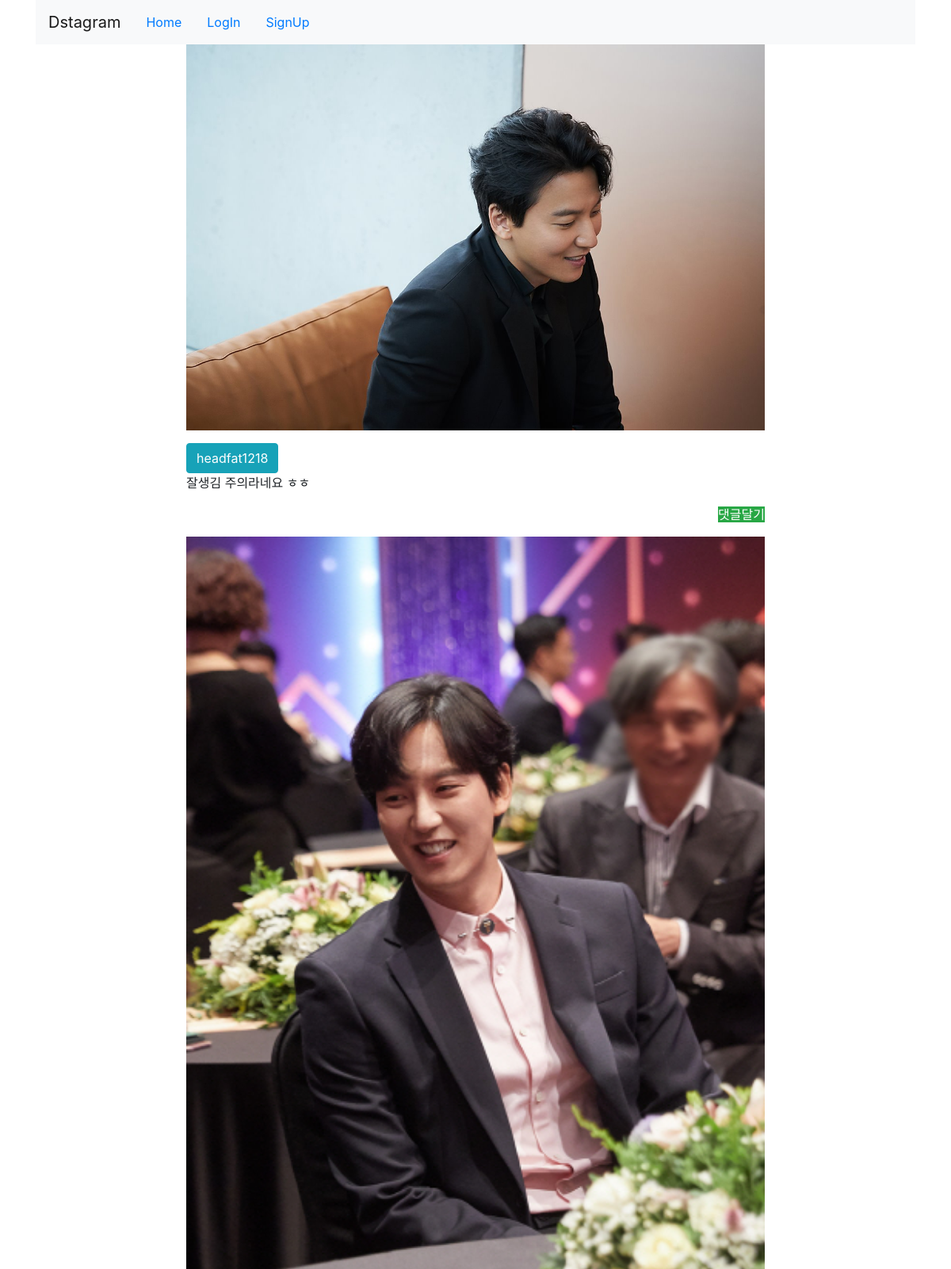
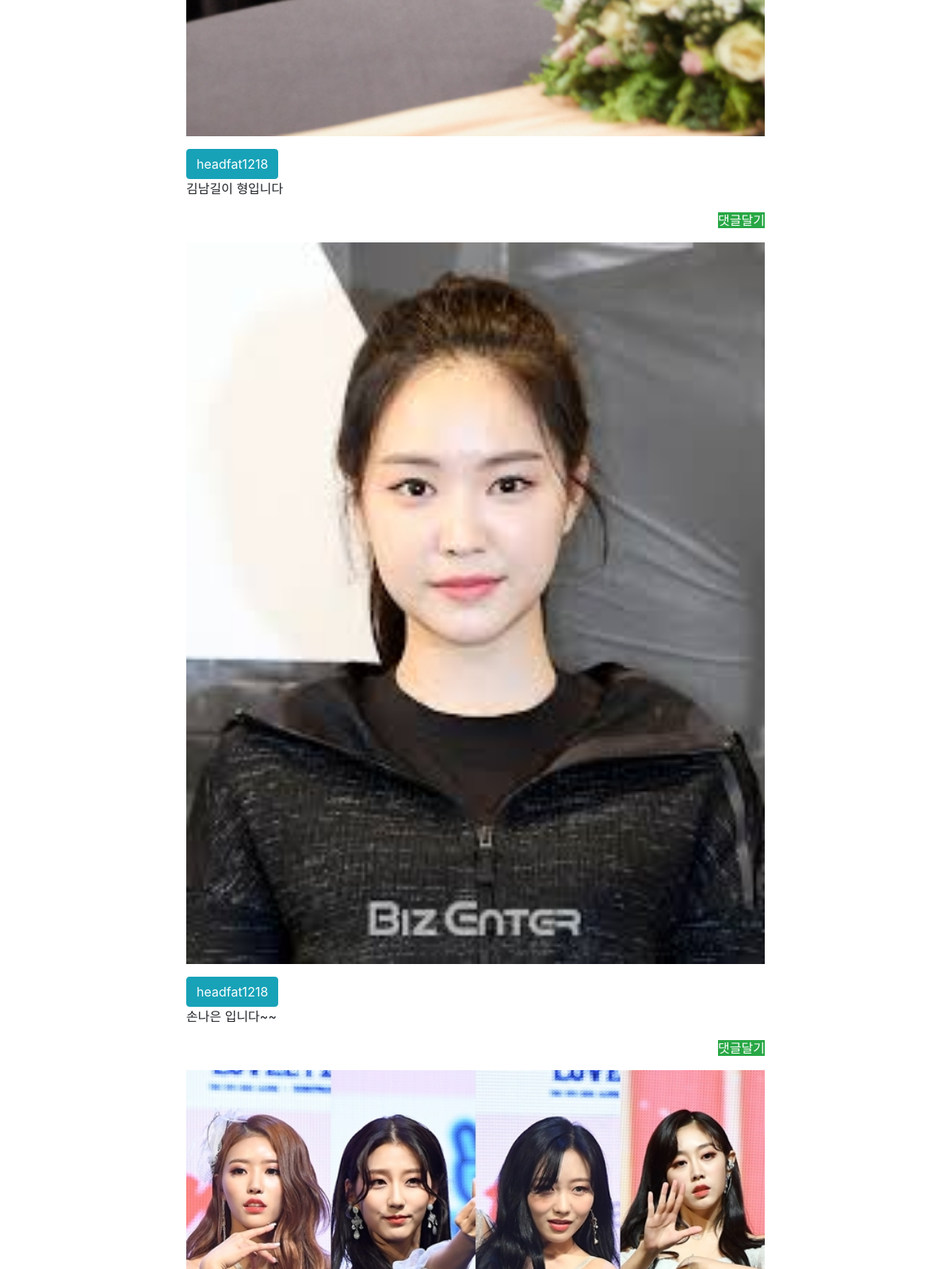
The app's page / (upper part), older data (2 pictures, top to bottom).
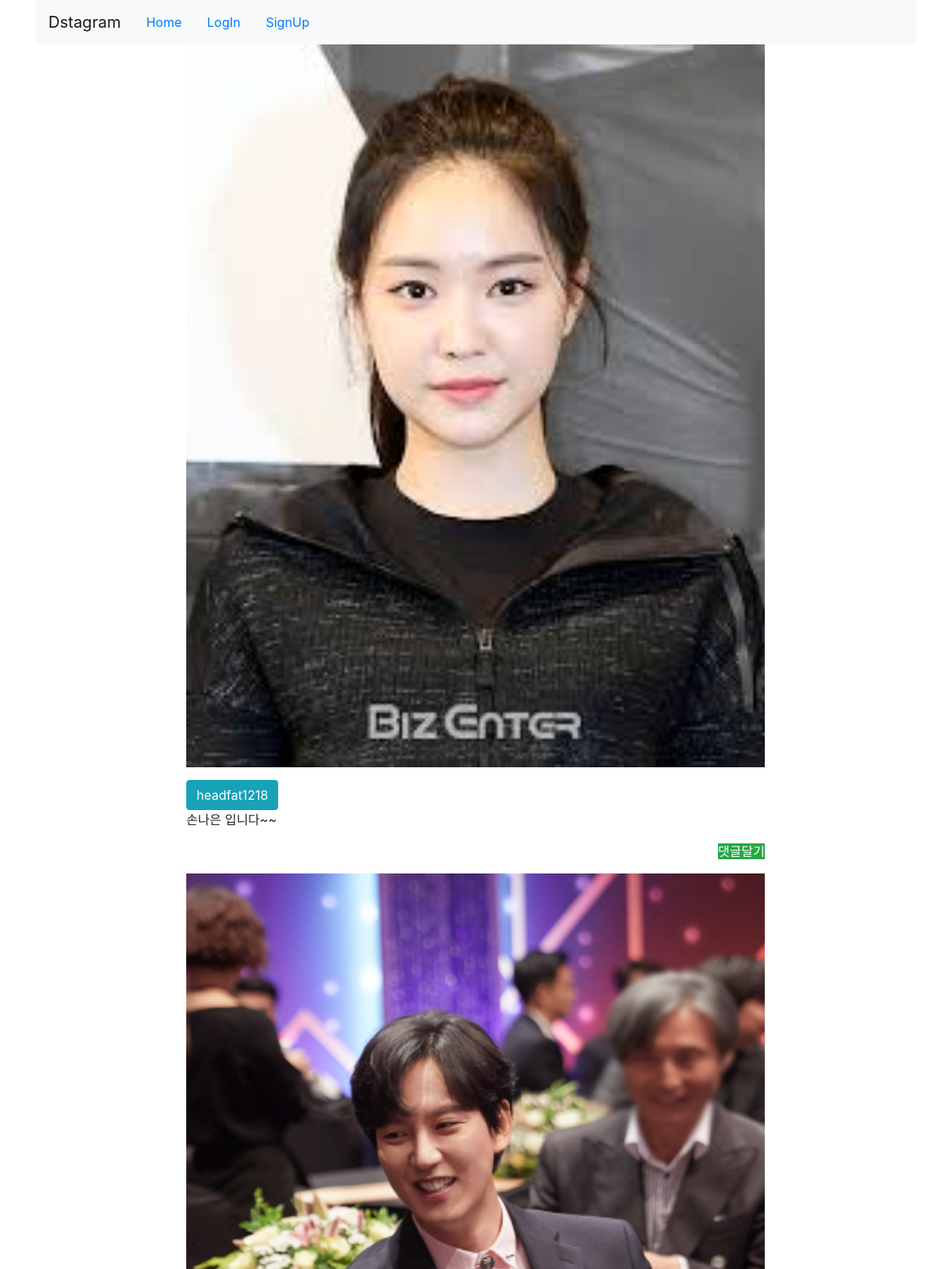
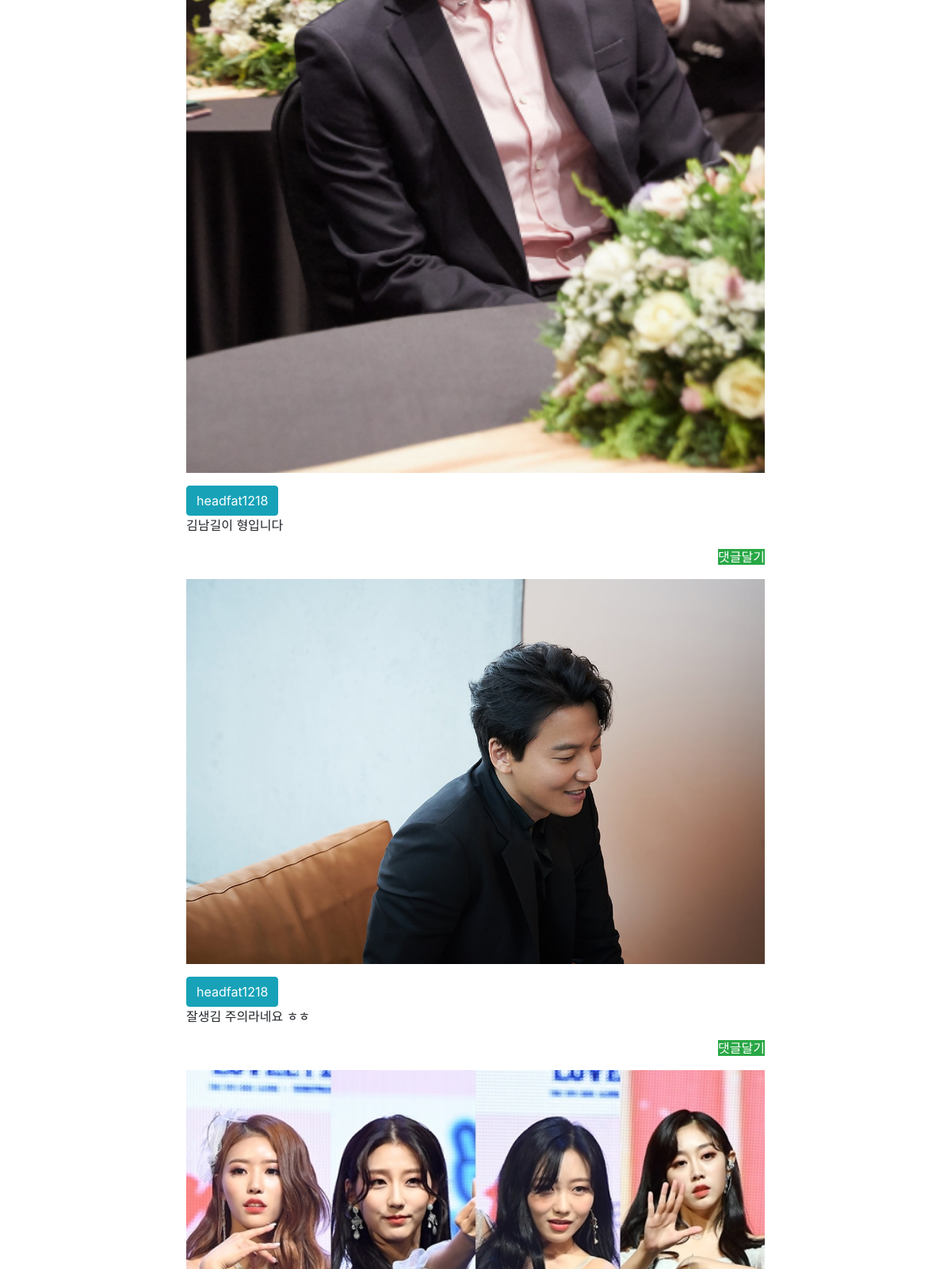
The same page, newer data (2 pictures, top to bottom).
### photo/models.py (models this page shows, shortened)
class Photo(models.Model):
    author = models.ForeignKey(User, on_delete=models.CASCADE, related_name='user_photos')
    photo = models.ImageField(upload_to='photos/%Y/%m/%d', default='photos/no_image.png')
    text = models.TextField()
    created = models.DateTimeField(auto_now_add=True)
    updated = models.DateTimeField(auto_now=True)
    class Meta:
        ordering = ['-updated']

### photo/views.py (the view)
# urls.py: path('', photo_list, name='photo_list'),
def photo_list(request):
    photos = Photo.objects.all()
    return render(request, 'photo/list.html', {'photos': photos})

### photo/templates/photo/list.html (shortened to what this page needs)
{% extends 'base.html' %}
{% block content %}
    {% for post in photos %}
        <div class="row">
            <div class="col-md-2"></div>
            <div class="col-md-8 panel panel-default">
                <p><img src="{{ post.photo.url }}" style="width:100%;"></p>
                <button type="button" class="btn btn-xs btn-info">
                    {{ post.author.username }}
                </button>
                <p>{{ post.text|linebreaksbr }}</p>
                <p class="text-right">
                    <a href="{% url 'photo:photo_detail' pk=post.id %}" class="btn-xs btn-success">
                        댓글달기
                    </a>
                </p>
            </div>
            <div class="col-md-2"></div>
        </div>
    {% endfor %}
{% endblock %}

### templates/base.html (shortened to what this page needs)
<!doctype html>
<html lang="en">
<head>
    <link rel="stylesheet" href="https://stackpath.bootstrapcdn.com/bootstrap/4.4.1/css/bootstrap.min.css">
</head>
<body>
    <div class="container">
        <header class="header clearfix">
            <nav class="navbar navbar-expand-lg navbar-light bg-light">
                <a class="navbar-brand" href="/">Dstagram</a>
                <ul class="nav">
                    <li class="nav-item">
                        <a href="/" class="active nav-link">Home</a>
                    </li>
                    {% if user.is_authenticated %}
                    <li class="nav-item">
                        <a href="#" class="nav-link">Welcome, {{ user.get_username }}</a></li>
                    <li class="nav-item"><a href="{% url 'photo:photo_upload' %}" class="nav-link">Upload</a></li>
                    <li class="nav-item"><a href="#" class="nav-link">LogOut</a></li>
                    {% else %}
                    <li class="nav-item"><a href="#" class="nav-link">LogIn</a></li>
                    <li class="nav-item"><a href="#" class="nav-link">SignUp</a></li>
                    {% endif %}
                </ul>
            </nav>
        </header>
        {% block content %}
        {% endblock %}
    </div>
</body>
</html>

Row changes from the older to the newer data that the page shows:
changed Photo "손나은 입니다~~": moves up the list
changed Photo "김남길이 형입니다": moves down the list
